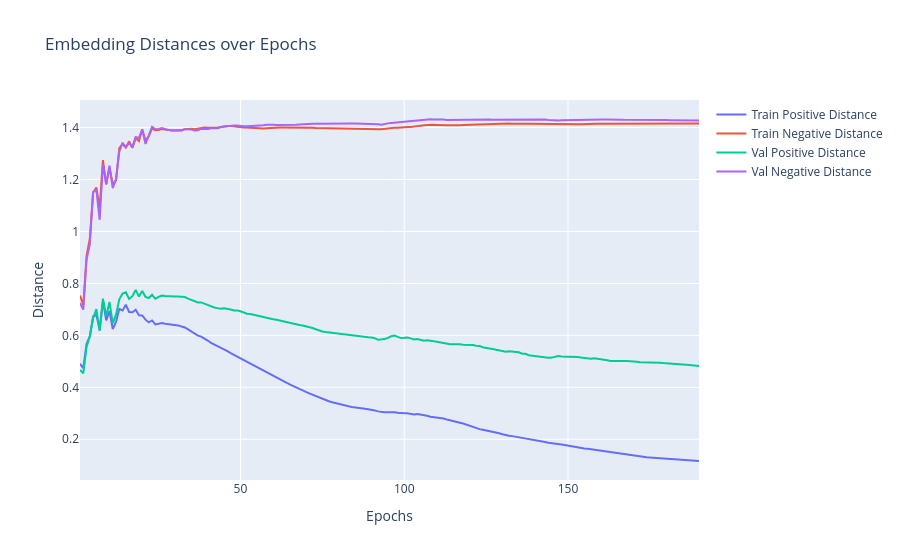

The cell this chart's notebook holds for it:
### Code cell
train_dists_mean = logs["train_dists"]
val_dists_mean = logs["val_dists"]

fig = go.Figure()
fig.add_trace(go.Scatter(x=epochs, y=train_dists_mean[:, 0], mode="lines", name="Train Positive Distance"))
fig.add_trace(go.Scatter(x=epochs, y=train_dists_mean[:, 1], mode="lines", name="Train Negative Distance"))
fig.add_trace(go.Scatter(x=epochs, y=val_dists_mean[:, 0], mode="lines", name="Val Positive Distance"))
fig.add_trace(go.Scatter(x=epochs, y=val_dists_mean[:, 1], mode="lines", name="Val Negative Distance"))

fig.update_layout(
    title="Embedding Distances over Epochs",
    xaxis_title="Epochs",
    yaxis_title="Distance",
    hovermode="x unified",
)

fig.show()

### Figure 1 — Plotly figure (JSON) as saved in the notebook; plotly's stock layout.template omitted (floating-point values rounded to 4 significant figures; data arrays with more than 128 entries replaced by an {"elided": "..."} marker saying what was removed)
{"data": [{"mode": "lines", "name": "Train Positive Distance", "type": "scatter", "x": {"elided": "190 int values"}, "y": {"elided": "190 float values"}}, {"mode": "lines", "name": "Train Negative Distance", "type": "scatter", "x": {"elided": "190 int values"}, "y": {"elided": "190 float values"}}, {"mode": "lines", "name": "Val Positive Distance", "type": "scatter", "x": {"elided": "190 int values"}, "y": {"elided": "190 float values"}}, {"mode": "lines", "name": "Val Negative Distance", "type": "scatter", "x": {"elided": "190 int values"}, "y": {"elided": "190 float values"}}], "layout": {"hovermode": "x unified", "title": {"text": "Embedding Distances over Epochs"}, "xaxis": {"title": {"text": "Epochs"}}, "yaxis": {"title": {"text": "Distance"}}}}
